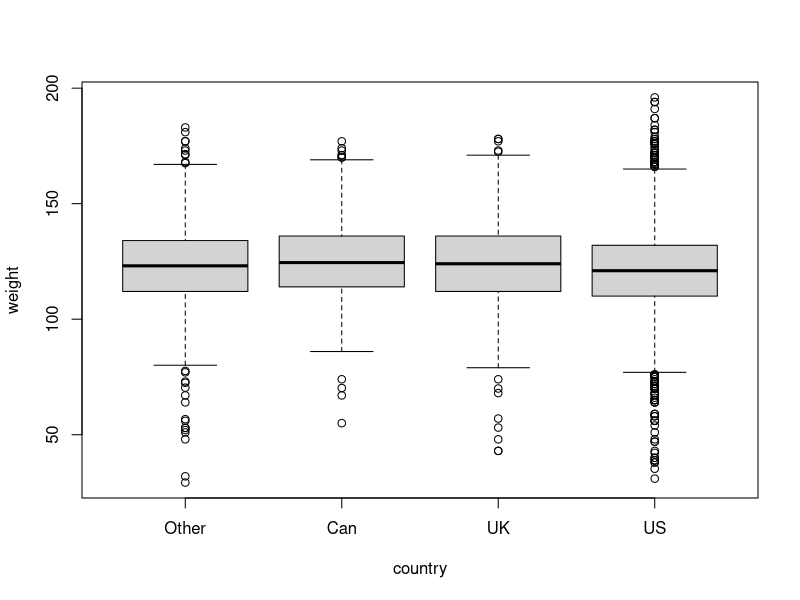
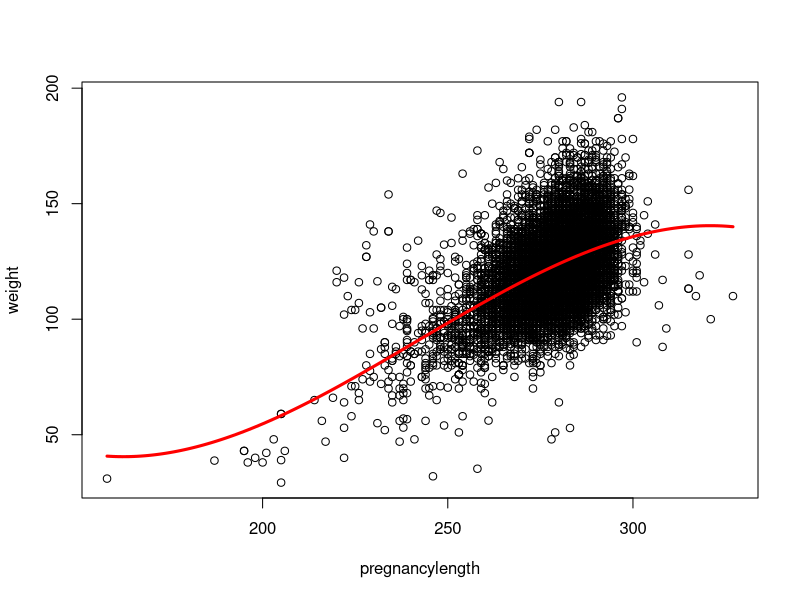
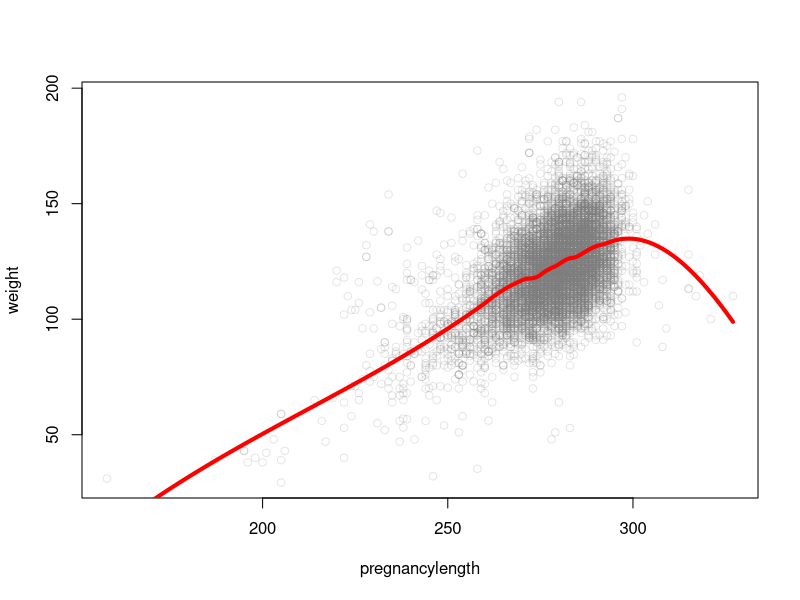
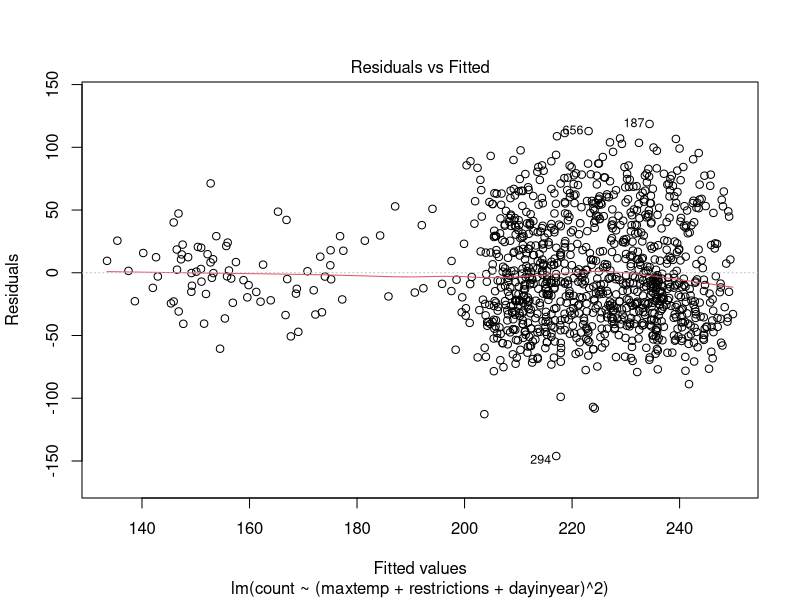
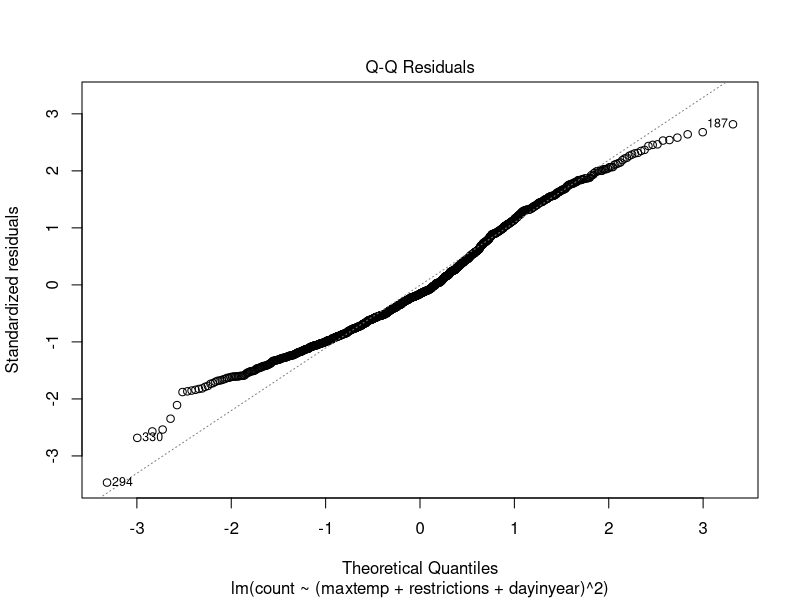

These figures' R source, in order:
## ---- chunk 1
library(tidyverse)
## ---- chunk 2
set.seed(139)
a = -0.5
b = 0.5
x = runif(10^6, a, b)
x2 = x^2
cov(x, x2)

(a+b)*(a-b)^2/12
## ---- chunk 3
set.seed(139)
x = rnorm(10^6, 2, 4)
x2 = x^2
cov(x, x2)

x = rpois(10^6, 4)
x2 = x^2
cov(x, x2)
## ---- chunk 4
pregnancy <- read.csv("data/pregnancydata.csv")
pregnancy$country = relevel(as.factor(pregnancy$country), "Other")

mod1 <- lm(weight~country, pregnancy)
summary(mod1)

x = c("Other", "Can", "UK", "US")
predict(mod1, new=data.frame(country=x))
plot(weight~country, pregnancy)
## ---- chunk 5
mod2 <- lm(weight~poly(pregnancylength, 3, raw=T), pregnancy)
summary(mod2)

x = min(pregnancy$pregnancylength):max(pregnancy$pregnancylength)
yhat = predict(mod2, new=data.frame(pregnancylength=x))
plot(weight~pregnancylength, pregnancy)
lines(yhat~x,col="red",lwd=3)
## ---- chunk 6
# predict
new.data=data.frame(pregnancylength=280)
bound <- predict(mod2, new.data, interval="prediction")
bound

# calculate probability
SE = 15.33
t_star = (bound[1]-112)/SE
1-pt(t_star, df=9061)
## ---- chunk 7
mod3 <- loess(weight~pregnancylength, pregnancy, span=0.3)
summary(mod3)

x=min(pregnancy$pregnancylength):max(pregnancy$pregnancylength)
yhat=predict(mod3, new=data.frame(pregnancylength=x))

plot(weight~pregnancylength, pregnancy, col=rgb(0.5, 0.5, 0.5, 0.2))
lines(yhat~x,col="red",lwd=4)
## ---- chunk 8
bpd = read.csv('data/bpd.csv')

jan1_19 = as.Date("1/1/19",format="%m/%d/%y")
jan1_20 = as.Date("1/1/20",format="%m/%d/%y")
jan1_21 = as.Date("1/1/21",format="%m/%d/%y")

bpd$dayinyear = as.Date(bpd$date,format="%m/%d/%y") - jan1_19 
bpd$dayinyear[bpd$year==2020] =
  as.Date(bpd$date,format="%m/%d/%y")[bpd$year==2020] - jan1_20 
bpd$dayinyear[bpd$year==2021] =
  as.Date(bpd$date,format="%m/%d/%y")[bpd$year==2021] - jan1_21
## ---- chunk 9
start = as.Date("03/10/2020", format="%m/%d/%y") - jan1_20
end = as.Date("05/28/2020", format="%m/%d/%y") - jan1_20

bpd$restrictions <- 1*(bpd$dayinyear >= start & bpd$dayinyear <= end & bpd$year == 2020)

sum(bpd$dayinyear >= start & bpd$dayinyear <= end & bpd$year == 2020)
## ---- chunk 10
bpd20 <- bpd[bpd$year == 2020 & bpd$dayinyear >= start & bpd$dayinyear <= end, c("year", "count")]
bpd19 <- bpd[bpd$year == 2019 & bpd$dayinyear >= start & bpd$dayinyear <= end, c("year", "count")]

t.test(count~year, rbind(bpd20, bpd19))
## ---- chunk 11
model1 <- lm(count ~ maxtemp + restrictions, bpd)
summary(model1)

confint(model1, "restrictions", type="confidence")
## ---- chunk 12
model2 <- lm(count~(maxtemp + restrictions + dayinyear)^2, bpd)
summary(model2)

# bpd$dayinyear[bpd$year==2020] =
#   as.Date(bpd$date,format="%m/%d/%y")[bpd$year==2020] - jan1_20 
# 
# day100 <- as.difftime(91)
# 
# new.data1 <- data.frame(dayinyear=100, maxtemp=60, restrictions=0)
# predict(model2, new.data1, interval="prediction")
# confint(model2, "count", dayinyear=91, year)
## ---- chunk 13
anova(model1, model2)
## ---- chunk 14
plot(model2, which=c(1,2))
## ---- chunk 15
bpd$resids <- abs(model2$residuals)
bpd %>%
  slice_max(n=4, order_by=resids)
